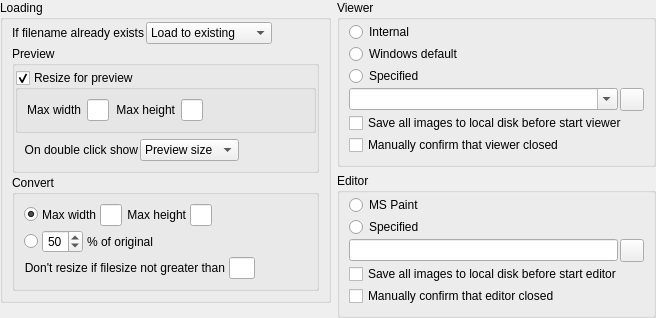
<?xml version="1.0" encoding="UTF-8"?>
<ui version="4.0">
 <class>wdSettingsImage</class>
 <widget class="QWidget" name="wdSettingsImage">
  <property name="geometry">
   <rect>
    <x>0</x>
    <y>0</y>
    <width>656</width>
    <height>318</height>
   </rect>
  </property>
  <property name="windowTitle">
   <string>Loading images</string>
  </property>
  <property name="locale">
   <locale language="English" country="UnitedStates"/>
  </property>
  <layout class="QHBoxLayout" name="horizontalLayout_7">
   <property name="leftMargin">
    <number>0</number>
   </property>
   <property name="topMargin">
    <number>0</number>
   </property>
   <property name="rightMargin">
    <number>0</number>
   </property>
   <property name="bottomMargin">
    <number>0</number>
   </property>
   <item>
    <layout class="QVBoxLayout" name="verticalLayout_7">
     <item>
      <widget class="QGroupBox" name="groupBox_2">
       <property name="title">
        <string>Loading</string>
       </property>
       <layout class="QVBoxLayout" name="verticalLayout">
        <property name="spacing">
         <number>2</number>
        </property>
        <property name="topMargin">
         <number>2</number>
        </property>
        <item>
         <layout class="QHBoxLayout" name="horizontalLayout_2">
          <item>
           <widget class="QLabel" name="label_3">
            <property name="text">
             <string>If filename already exists</string>
            </property>
            <property name="alignment">
             <set>Qt::AlignRight|Qt::AlignTrailing|Qt::AlignVCenter</set>
            </property>
           </widget>
          </item>
          <item>
           <widget class="QComboBox" name="cbFNExists">
            <property name="sizeAdjustPolicy">
             <enum>QComboBox::AdjustToContents</enum>
            </property>
            <item>
             <property name="text">
              <string>Load to existing</string>
             </property>
            </item>
            <item>
             <property name="text">
              <string>Load new version</string>
             </property>
            </item>
           </widget>
          </item>
          <item>
           <spacer name="horizontalSpacer_2">
            <property name="orientation">
             <enum>Qt::Horizontal</enum>
            </property>
            <property name="sizeHint" stdset="0">
             <size>
              <width>40</width>
              <height>20</height>
             </size>
            </property>
           </spacer>
          </item>
         </layout>
        </item>
        <item>
         <widget class="QGroupBox" name="groupBox_4">
          <property name="title">
           <string>Preview</string>
          </property>
          <layout class="QVBoxLayout" name="verticalLayout_5">
           <property name="spacing">
            <number>2</number>
           </property>
           <property name="leftMargin">
            <number>0</number>
           </property>
           <property name="topMargin">
            <number>4</number>
           </property>
           <property name="rightMargin">
            <number>0</number>
           </property>
           <item>
            <widget class="QGroupBox" name="gbResizeForPreview">
             <property name="title">
              <string>Resize for preview</string>
             </property>
             <property name="checkable">
              <bool>true</bool>
             </property>
             <layout class="QHBoxLayout" name="horizontalLayout" stretch="0,1,0,1,5">
              <item>
               <widget class="QLabel" name="label">
                <property name="text">
                 <string>Max width</string>
                </property>
                <property name="alignment">
                 <set>Qt::AlignRight|Qt::AlignTrailing|Qt::AlignVCenter</set>
                </property>
               </widget>
              </item>
              <item>
               <widget class="QLineEdit" name="leMaxPreviewWidth">
                <property name="inputMask">
                 <string>0999</string>
                </property>
                <property name="alignment">
                 <set>Qt::AlignCenter</set>
                </property>
               </widget>
              </item>
              <item>
               <widget class="QLabel" name="label_2">
                <property name="text">
                 <string>Max height</string>
                </property>
                <property name="alignment">
                 <set>Qt::AlignRight|Qt::AlignTrailing|Qt::AlignVCenter</set>
                </property>
               </widget>
              </item>
              <item>
               <widget class="QLineEdit" name="leMaxPreviewHeight">
                <property name="inputMask">
                 <string>0999</string>
                </property>
                <property name="alignment">
                 <set>Qt::AlignCenter</set>
                </property>
               </widget>
              </item>
              <item>
               <spacer name="horizontalSpacer">
                <property name="orientation">
                 <enum>Qt::Horizontal</enum>
                </property>
                <property name="sizeHint" stdset="0">
                 <size>
                  <width>40</width>
                  <height>20</height>
                 </size>
                </property>
               </spacer>
              </item>
             </layout>
            </widget>
           </item>
           <item>
            <layout class="QHBoxLayout" name="horizontalLayout_5">
             <property name="leftMargin">
              <number>9</number>
             </property>
             <property name="topMargin">
              <number>4</number>
             </property>
             <item>
              <widget class="QLabel" name="label_5">
               <property name="text">
                <string>On double click show</string>
               </property>
               <property name="alignment">
                <set>Qt::AlignRight|Qt::AlignTrailing|Qt::AlignVCenter</set>
               </property>
              </widget>
             </item>
             <item>
              <widget class="QComboBox" name="cbDblClickShow">
               <property name="sizeAdjustPolicy">
                <enum>QComboBox::AdjustToContents</enum>
               </property>
               <item>
                <property name="text">
                 <string>Preview size</string>
                </property>
               </item>
               <item>
                <property name="text">
                 <string>Original size</string>
                </property>
               </item>
              </widget>
             </item>
             <item>
              <spacer name="horizontalSpacer_6">
               <property name="orientation">
                <enum>Qt::Horizontal</enum>
               </property>
               <property name="sizeHint" stdset="0">
                <size>
                 <width>40</width>
                 <height>20</height>
                </size>
               </property>
              </spacer>
             </item>
            </layout>
           </item>
          </layout>
         </widget>
        </item>
        <item>
         <widget class="QGroupBox" name="groupBox">
          <property name="title">
           <string>Convert</string>
          </property>
          <layout class="QVBoxLayout" name="verticalLayout_4">
           <property name="spacing">
            <number>4</number>
           </property>
           <property name="leftMargin">
            <number>0</number>
           </property>
           <property name="rightMargin">
            <number>0</number>
           </property>
           <item>
            <layout class="QHBoxLayout" name="horizontalLayout_10" stretch="0,0,1,0,1,5">
             <property name="leftMargin">
              <number>9</number>
             </property>
             <property name="rightMargin">
              <number>9</number>
             </property>
             <item>
              <widget class="QRadioButton" name="rbXY">
               <property name="checked">
                <bool>true</bool>
               </property>
              </widget>
             </item>
             <item>
              <widget class="QLabel" name="label_10">
               <property name="text">
                <string>Max width</string>
               </property>
               <property name="alignment">
                <set>Qt::AlignRight|Qt::AlignTrailing|Qt::AlignVCenter</set>
               </property>
              </widget>
             </item>
             <item>
              <widget class="QLineEdit" name="leMaxWidth">
               <property name="inputMask">
                <string>0999</string>
               </property>
               <property name="alignment">
                <set>Qt::AlignCenter</set>
               </property>
              </widget>
             </item>
             <item>
              <widget class="QLabel" name="label_11">
               <property name="text">
                <string>Max height</string>
               </property>
               <property name="alignment">
                <set>Qt::AlignRight|Qt::AlignTrailing|Qt::AlignVCenter</set>
               </property>
              </widget>
             </item>
             <item>
              <widget class="QLineEdit" name="leMaxHeight">
               <property name="inputMask">
                <string>0999</string>
               </property>
               <property name="alignment">
                <set>Qt::AlignCenter</set>
               </property>
              </widget>
             </item>
             <item>
              <spacer name="horizontalSpacer_5">
               <property name="orientation">
                <enum>Qt::Horizontal</enum>
               </property>
               <property name="sizeHint" stdset="0">
                <size>
                 <width>40</width>
                 <height>20</height>
                </size>
               </property>
              </spacer>
             </item>
            </layout>
           </item>
           <item>
            <layout class="QHBoxLayout" name="horizontalLayout_9">
             <property name="leftMargin">
              <number>9</number>
             </property>
             <property name="rightMargin">
              <number>9</number>
             </property>
             <item>
              <widget class="QRadioButton" name="rbPercent"/>
             </item>
             <item>
              <widget class="QSpinBox" name="sbPercent">
               <property name="alignment">
                <set>Qt::AlignCenter</set>
               </property>
               <property name="minimum">
                <number>5</number>
               </property>
               <property name="maximum">
                <number>95</number>
               </property>
               <property name="singleStep">
                <number>5</number>
               </property>
               <property name="value">
                <number>50</number>
               </property>
              </widget>
             </item>
             <item>
              <widget class="QLabel" name="label_12">
               <property name="text">
                <string>% of original</string>
               </property>
               <property name="alignment">
                <set>Qt::AlignRight|Qt::AlignTrailing|Qt::AlignVCenter</set>
               </property>
              </widget>
             </item>
             <item>
              <spacer name="horizontalSpacer_4">
               <property name="orientation">
                <enum>Qt::Horizontal</enum>
               </property>
               <property name="sizeHint" stdset="0">
                <size>
                 <width>40</width>
                 <height>20</height>
                </size>
               </property>
              </spacer>
             </item>
            </layout>
           </item>
           <item>
            <layout class="QHBoxLayout" name="horizontalLayout_3" stretch="0,1,2">
             <property name="leftMargin">
              <number>9</number>
             </property>
             <property name="rightMargin">
              <number>9</number>
             </property>
             <item>
              <widget class="QLabel" name="label_4">
               <property name="text">
                <string>Don't resize if filesize not greater than</string>
               </property>
               <property name="alignment">
                <set>Qt::AlignRight|Qt::AlignTrailing|Qt::AlignVCenter</set>
               </property>
              </widget>
             </item>
             <item>
              <widget class="QLineEdit" name="leMaxFileSize">
               <property name="alignment">
                <set>Qt::AlignCenter</set>
               </property>
              </widget>
             </item>
             <item>
              <spacer name="horizontalSpacer_3">
               <property name="orientation">
                <enum>Qt::Horizontal</enum>
               </property>
               <property name="sizeHint" stdset="0">
                <size>
                 <width>40</width>
                 <height>20</height>
                </size>
               </property>
              </spacer>
             </item>
            </layout>
           </item>
          </layout>
         </widget>
        </item>
       </layout>
      </widget>
     </item>
     <item>
      <spacer name="verticalSpacer">
       <property name="orientation">
        <enum>Qt::Vertical</enum>
       </property>
       <property name="sizeHint" stdset="0">
        <size>
         <width>20</width>
         <height>40</height>
        </size>
       </property>
      </spacer>
     </item>
    </layout>
   </item>
   <item>
    <layout class="QVBoxLayout" name="verticalLayout_6">
     <item>
      <widget class="QGroupBox" name="groupBox_3">
       <property name="title">
        <string>Viewer</string>
       </property>
       <layout class="QVBoxLayout" name="verticalLayout_2">
        <property name="spacing">
         <number>2</number>
        </property>
        <property name="topMargin">
         <number>2</number>
        </property>
        <item>
         <widget class="QRadioButton" name="rbInternal">
          <property name="text">
           <string>Internal</string>
          </property>
         </widget>
        </item>
        <item>
         <widget class="QRadioButton" name="rbExtDefault">
          <property name="text">
           <string>Windows default</string>
          </property>
         </widget>
        </item>
        <item>
         <widget class="QRadioButton" name="rbExtSpecified">
          <property name="text">
           <string>Specified</string>
          </property>
         </widget>
        </item>
        <item>
         <layout class="QHBoxLayout" name="horizontalLayout_4">
          <item>
           <widget class="QComboBox" name="cbExtViewer">
            <property name="editable">
             <bool>true</bool>
            </property>
            <item>
             <property name="text">
              <string/>
             </property>
            </item>
            <item>
             <property name="text">
              <string>rundll32 shimgvw.dll,ImageView_Fullscreen</string>
             </property>
            </item>
            <item>
             <property name="text">
              <string>explorer /select,</string>
             </property>
            </item>
           </widget>
          </item>
          <item>
           <widget class="QToolButton" name="tbSelectViewer">
            <property name="icon">
             <iconset>
              <normaloff>:/some/ico/ico/dropdownbutton.png</normaloff>:/some/ico/ico/dropdownbutton.png</iconset>
            </property>
           </widget>
          </item>
         </layout>
        </item>
        <item>
         <widget class="QCheckBox" name="cbSaveAll">
          <property name="text">
           <string>Save all images to local disk before start viewer</string>
          </property>
         </widget>
        </item>
        <item>
         <widget class="QCheckBox" name="cbConfirmClosed">
          <property name="text">
           <string>Manually confirm that viewer closed</string>
          </property>
         </widget>
        </item>
       </layout>
       <zorder>rbExtDefault</zorder>
       <zorder>rbInternal</zorder>
       <zorder>rbExtSpecified</zorder>
       <zorder>cbConfirmClosed</zorder>
       <zorder>cbSaveAll</zorder>
      </widget>
     </item>
     <item>
      <widget class="QGroupBox" name="groupBox_5">
       <property name="title">
        <string>Editor</string>
       </property>
       <layout class="QVBoxLayout" name="verticalLayout_3">
        <property name="spacing">
         <number>2</number>
        </property>
        <property name="topMargin">
         <number>2</number>
        </property>
        <item>
         <widget class="QRadioButton" name="rbMSPaint">
          <property name="text">
           <string>MS Paint</string>
          </property>
         </widget>
        </item>
        <item>
         <widget class="QRadioButton" name="rbEditorSpecified">
          <property name="text">
           <string>Specified</string>
          </property>
         </widget>
        </item>
        <item>
         <layout class="QHBoxLayout" name="horizontalLayout_6">
          <item>
           <widget class="QLineEdit" name="leExtEditor"/>
          </item>
          <item>
           <widget class="QToolButton" name="tbSelectEditor">
            <property name="icon">
             <iconset>
              <normaloff>:/some/ico/ico/dropdownbutton.png</normaloff>:/some/ico/ico/dropdownbutton.png</iconset>
            </property>
           </widget>
          </item>
         </layout>
        </item>
        <item>
         <widget class="QCheckBox" name="cbSaveAllForEdit">
          <property name="text">
           <string>Save all images to local disk before start editor</string>
          </property>
         </widget>
        </item>
        <item>
         <widget class="QCheckBox" name="cbConfirmEditorClosed">
          <property name="text">
           <string>Manually confirm that editor closed</string>
          </property>
         </widget>
        </item>
       </layout>
      </widget>
     </item>
     <item>
      <spacer name="verticalSpacer_2">
       <property name="orientation">
        <enum>Qt::Vertical</enum>
       </property>
       <property name="sizeHint" stdset="0">
        <size>
         <width>20</width>
         <height>40</height>
        </size>
       </property>
      </spacer>
     </item>
    </layout>
   </item>
  </layout>
 </widget>
 <resources/>
 <connections/>
</ui>
